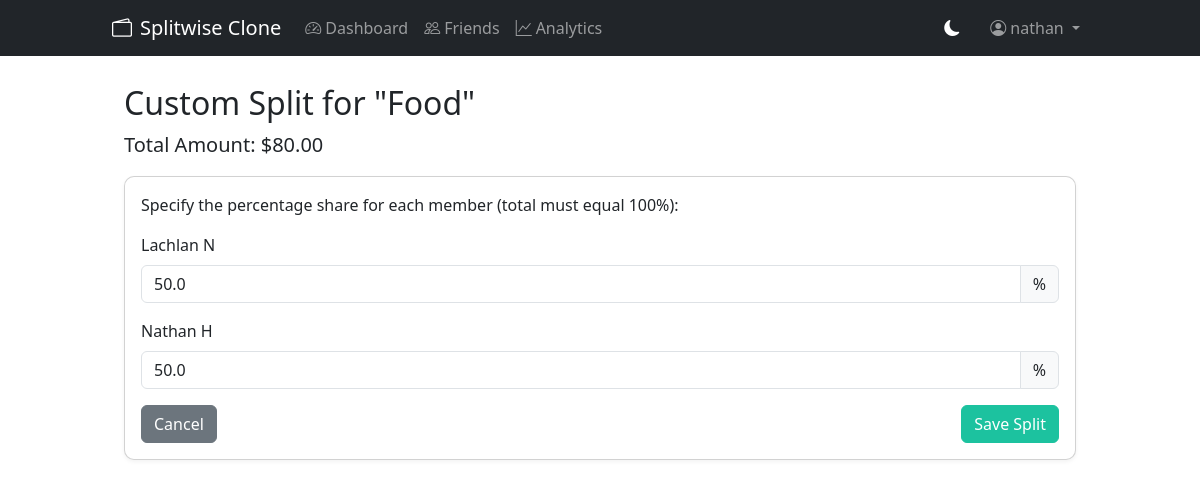
Screenshot of /expense/1/custom_split (signed in) with the database file from the repository.
### models.py (models this page shows, shortened)
class User(UserMixin, db.Model):
    id = db.Column(db.Integer, primary_key=True)
    username = db.Column(db.String(80), unique=True, nullable=False)
    first_name = db.Column(db.String(50), nullable=True)
    last_name = db.Column(db.String(50), nullable=True)
    display_name = db.Column(db.String(100), nullable=True)
    email = db.Column(db.String(120), unique=True, nullable=True)
    password = db.Column(db.String(255), nullable=False)
    expenses_paid = db.relationship('Expense', back_populates='paid_by')
    groups = db.relationship('Group', secondary=group_members, back_populates='members')
    friends = db.relationship('User',
        secondary=friendships,
        primaryjoin='User.id==friendships.c.user_id',
        secondaryjoin='User.id==friendships.c.friend_id',
        lazy='dynamic'
    )
    friend_requests_sent = db.relationship('FriendRequest',
        foreign_keys='FriendRequest.sender_id',
        backref=db.backref('sender', lazy=True),
        lazy='dynamic'
    )
    friend_requests_received = db.relationship('FriendRequest',
        foreign_keys='FriendRequest.receiver_id',
        backref=db.backref('receiver', lazy=True),
        lazy='dynamic'
    )
    group_invites_received = db.relationship('GroupInvite',
        foreign_keys='GroupInvite.invitee_id',
        back_populates='invitee'
    )
    group_invites_sent = db.relationship('GroupInvite',
        foreign_keys='GroupInvite.inviter_id',
        back_populates='inviter'
    )

class Expense(db.Model):
    id = db.Column(db.Integer, primary_key=True)
    description = db.Column(db.String(200), nullable=False)
    amount = db.Column(db.Float, nullable=False)
    date = db.Column(db.DateTime, nullable=False, default=datetime.utcnow)
    timestamp = db.Column(db.DateTime, nullable=False, default=datetime.utcnow)  # Keep both for backward compatibility
    category = db.Column(db.String(50), nullable=False, default='Other')
    paid_by_id = db.Column(db.Integer, db.ForeignKey('user.id'), nullable=False)
    group_id = db.Column(db.Integer, db.ForeignKey('group.id'), nullable=False)
    paid_by = db.relationship('User', back_populates='expenses_paid')
    group = db.relationship('Group', back_populates='expenses')
    shares = db.relationship('ExpenseShare', back_populates='expense', cascade='all, delete-orphan')

### app.py (the view, shortened to what this page needs)
@app.route('/expense/<int:expense_id>/custom_split', methods=['GET', 'POST'])
@login_required
def custom_split(expense_id):
    expense = Expense.query.get_or_404(expense_id)
    if current_user not in expense.group.members:
        flash('You are not a member of this group.', 'danger')
        return redirect(url_for('dashboard'))
    return render_template('custom_split.html', expense=expense)

### app.py (called while the page is built)
@login_manager.user_loader
def load_user(user_id):
    return User.query.get(int(user_id))

### templates/custom_split.html (shortened to what this page needs)
{% extends "base.html" %}
{% block content %}
<div class="container mt-4">
    <h2>Custom Split for "{{ expense.description }}"</h2>
    <p class="lead">Total Amount: ${{ "%.2f"|format(expense.amount) }}</p>
    <div class="card">
        <div class="card-body">
            <form method="POST">
                <div class="mb-3">
                    <p>Specify the percentage share for each member (total must equal 100%):</p>
                </div>
                {% for member in expense.group.members %}
                <div class="mb-3">
                    <label for="share_{{ member.id }}" class="form-label">
                        {{ member.display_name or member.username }}
                    </label>
                    <div class="input-group">
                        <input type="number"
                               class="form-control"
                               id="share_{{ member.id }}"
                               name="share_{{ member.id }}"
                               min="0"
                               max="100"
                               step="0.01"
                               value="{{ 100 / expense.group.members|length if member in expense.group.members else 0 }}"
                               required>
                        <span class="input-group-text">%</span>
                    </div>
                </div>
                {% endfor %}
                <div class="d-flex justify-content-between">
                    <a href="{{ url_for('group_details', group_id=expense.group.id) }}" class="btn btn-secondary">Cancel</a>
                    <button type="submit" class="btn btn-primary">Save Split</button>
                </div>
            </form>
        </div>
    </div>
</div>
{% endblock %}

### templates/base.html (shortened to what this page needs)
<!DOCTYPE html>
<html lang="en" data-bs-theme="light">
<head>
    <link href="https://cdn.jsdelivr.net/npm/bootstrap@5.3.0/dist/css/bootstrap.min.css" rel="stylesheet">
    <link rel="stylesheet" href="https://cdn.jsdelivr.net/npm/bootstrap-icons@1.7.2/font/bootstrap-icons.css">
</head>
<body>
    <nav class="navbar navbar-expand-lg navbar-dark bg-dark fixed-top">
        <div class="container">
            <a class="navbar-brand" href="{{ url_for('home') }}">
                <i class="bi bi-wallet2 me-2"></i>Splitwise Clone
            </a>
            <div class="collapse navbar-collapse" id="navbarNav">
                <ul class="navbar-nav me-auto">
                    {% if current_user.is_authenticated %}
                    <li class="nav-item">
                        <a class="nav-link" href="{{ url_for('dashboard') }}">
                            <i class="bi bi-speedometer2 me-1"></i>Dashboard
                        </a>
                    </li>
                    <li class="nav-item">
                        <a class="nav-link" href="{{ url_for('friends') }}">
                            <i class="bi bi-people me-1"></i>Friends
                        </a>
                    </li>
                    <li class="nav-item">
                        <a class="nav-link" href="{{ url_for('analytics') }}">
                            <i class="bi bi-graph-up me-1"></i>Analytics
                        </a>
                    </li>
                    {% endif %}
                </ul>
                <ul class="navbar-nav align-items-center">
                    <li class="nav-item">
                        <div class="dark-mode-toggle" onclick="toggleDarkMode()">
                            <i class="bi bi-moon-fill" id="darkModeIcon"></i>
                        </div>
                    </li>
                    {% if current_user.is_authenticated %}
                    <li class="nav-item dropdown">
                        <a class="nav-link dropdown-toggle" href="#" id="navbarDropdown" role="button" data-bs-toggle="dropdown">
                            <i class="bi bi-person-circle me-1"></i>{{ current_user.username }}
                        </a>
                    </li>
                    {% endif %}
                </ul>
            </div>
        </div>
    </nav>
    <div class="container mt-4">
        {% block content %}{% endblock %}
    </div>
</body>
</html>

### rows the page displays
User: username "nathan", display_name "Nathan H", group "50.0"
Expense: description "Food", amount "80.00"
User: display_name "Lachlan N", group "50.0"
